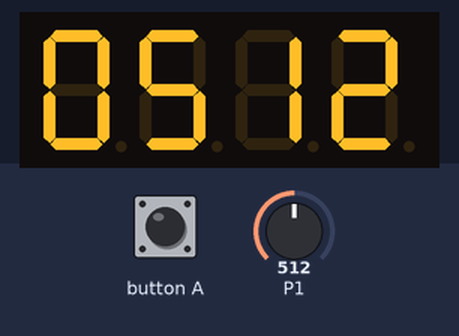
A program run on a simulated Calliope mini (MakeCode). Shown: 4-digit seven-segment display. The test bench sets the inputs (shaded band); at power-on: P1 = 512 (analog values on the 0–1023 scale).

Above: at 1.2 s.
1.3 s: P1 set to 716
At 1.7 s:
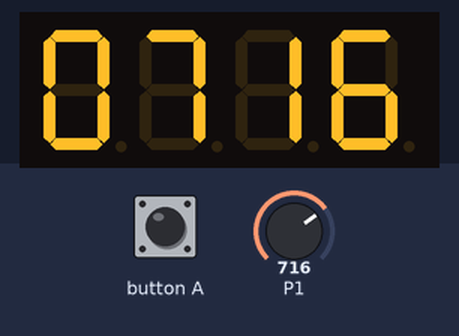
2.8 s: P1 set to 900
At 4.1 s:
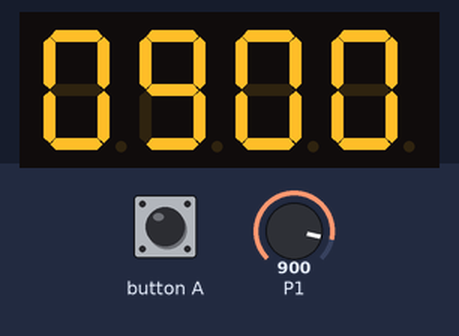
4.4 s: P1 set to 1023
At 5.4 s:
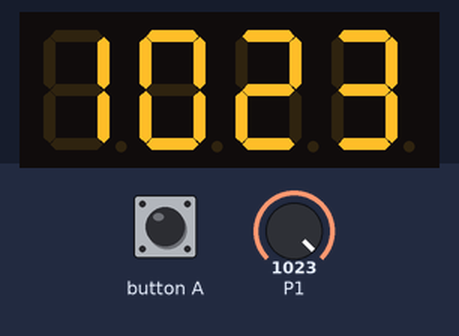
Timing chart, 0 to 7.4 s (numbered marks = the images above; inputs shaded):
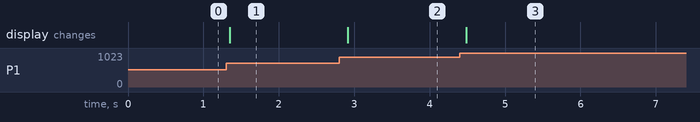

Measured:
- after the input at 1.3 s, the display: changes after 0.05 s (image 1)
- after the input at 2.8 s, the display: changes after 0.12 s (image 2)
- after the input at 4.4 s, the display: changes after 0.08 s (image 3)

The program:

main.ts
```typescript
input.onButtonPressed(Button.A, function () {
    MessPin = !(MessPin)
})
let SIGNAL = 0
let MessPin = false
let LEDAnzeige = TM1637.create(
DigitalPin.C16,
DigitalPin.C17,
7,
4
)
MessPin = true
basic.forever(function () {
    if (MessPin) {
        SIGNAL = pins.analogReadPin(AnalogPin.P1)
    } else {
        SIGNAL = pins.analogReadPin(AnalogPin.P2)
    }
    basic.pause(100)
})
basic.forever(function () {
    LEDAnzeige.showNumber(SIGNAL)
})
```

test.ts
```typescript
// Hier kann man Tests durchführen; diese Datei wird nicht kompiliert, wenn dieses Paket als Erweiterung verwendet wird.
```
